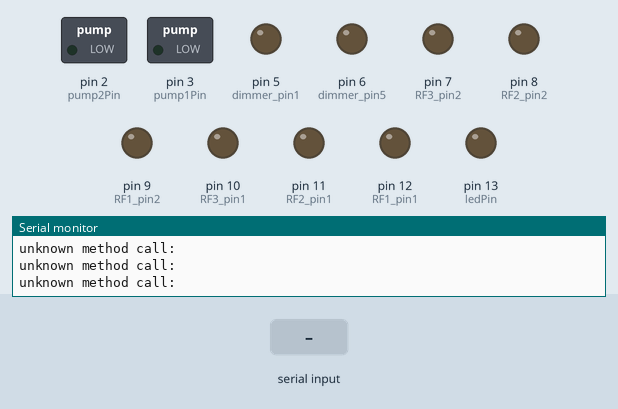
The sketch below on a simulated Arduino Uno, built with avr-gcc and run on an emulated ATmega328P. Parts: switched loads named in the sketch (green lamp = pin HIGH), output pins drawn as LEDs (lit = HIGH), the last lines printed to the serial monitor. Inputs (shaded band) come from the test bench.

Above: at 1.2 s.
1.3 s: "Blink\n" received over Serial
At 4.1 s:
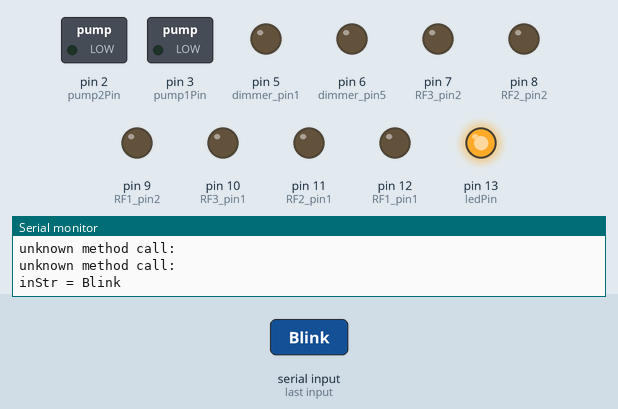
4.3 s: "Pump1On\n" received over Serial
At 6.8 s:
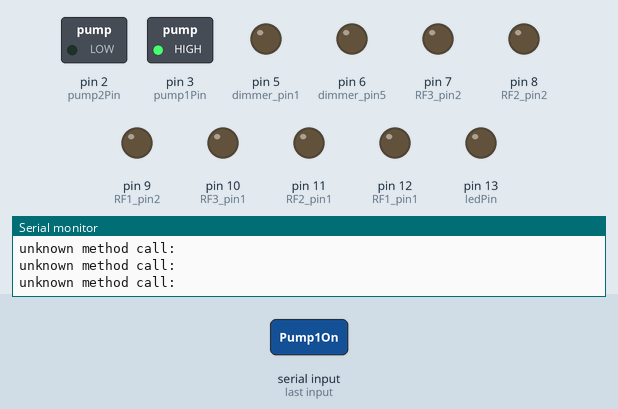
7.3 s: "RF1ON\n" received over Serial
At 8.3 s:
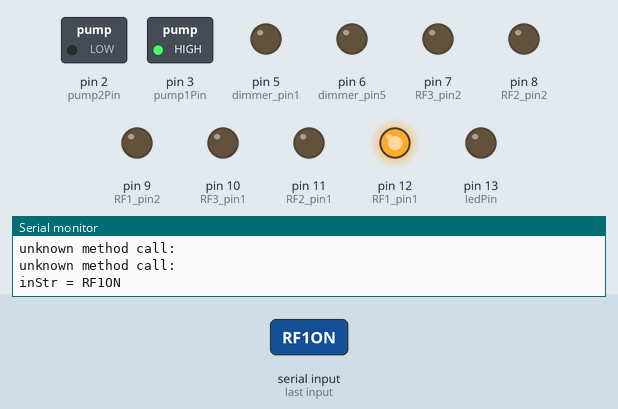
10.3 s: "Pump2On\n" received over Serial
At 11.5 s:
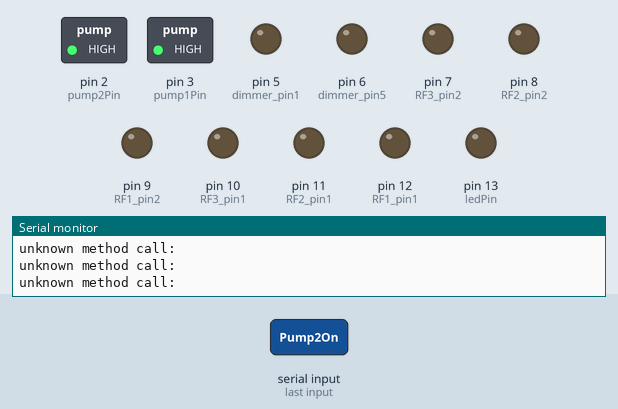
11.8 s: "Pump1Off\n" received over Serial
At 13.0 s:
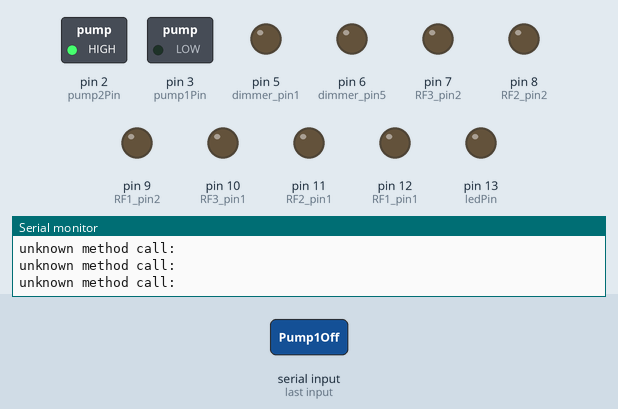
13.3 s: "RF1OFF\n" received over Serial
At 14.5 s:
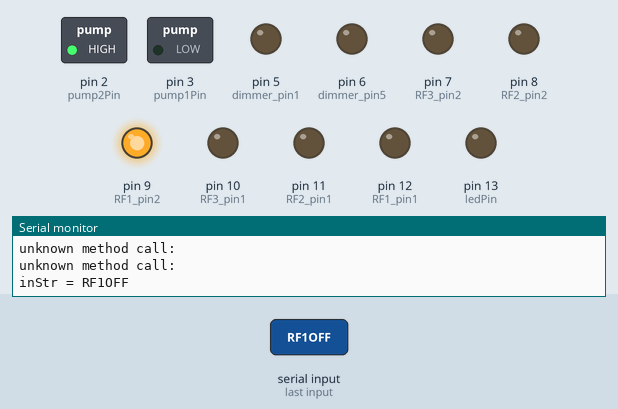
Timing chart, 0 to 16.3 s (numbered marks = the images above; inputs shaded):
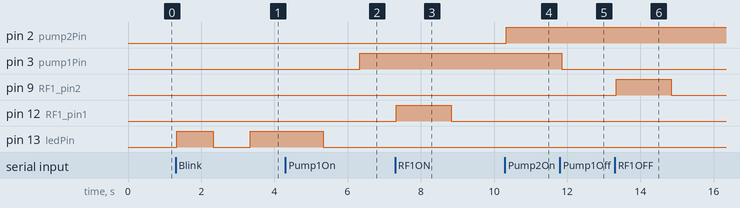

The sketch:

Alfr3duino.ino
```cpp
#include <Servo.h>

String inStr = "";  // variable to hold data received from pi
boolean inSrt_complete=false;
String content = "";
char character;

// Arduino Pins
int ledPin = 13;        // LED Pin

int pump1Pin = 3;       // Pump pin
int pump2Pin = 2;       // Pump pin
//int HygroPinA0 = 2;     // Analog input from Hygrometer - NOT WORKING
//int HygroPinD0 = 3;     // Digital input from Hygrometer

// RF1
boolean RF1 = false;
int RF1_pin1 = 12;      // RF1 control pin
int RF1_pin2 = 9;       // RF1 control pin

// RF2
boolean RF2 = false;
int RF2_pin1 = 11;      // RF2 control pin
int RF2_pin2 = 8;       // RF2 control pin

// RF3
boolean RF3 = false;
int RF3_pin1 = 10;      // RF3 control pin
int RF3_pin2 = 7;       // RF3 control pin

int clicks = 0;         // how many dimmer clicks do we have (MAX 21-24)
int brightness = 0;     // 0 - 100: {0, 20, 40, 60, 80, 100}
int dimmer_pin1 = 5;    // dimmer ON
//int dimmer_pin2 = 3;        // dimmer UP
//int dimmer_pin3 = 4;        // dimmer MIDDLE
//int dimmer_pin4 = 5;        // dimmer DOWN
int dimmer_pin5 = 6;    // dimmer OFF

// int analVal = 0;        // Variable to hold actual analog value received from Hygrometer
// int digVal = 0;         // Variable to hold actual digita value received from Hygrometer
// int soilHumidityD = 0;  // Variable to hold boolean (HIGH|LOW) moisture value
// int soilHumidityA = 0;  // Variable to hold analog (0-1024) moisture value

void setup() {
  Serial.begin(9600);      // opens serial port, sets data rate to 9600 bps
  pinMode(ledPin, OUTPUT);

  pinMode(pump1Pin, OUTPUT);
  pinMode(pump2Pin, OUTPUT);

  pinMode(RF1_pin1, OUTPUT);
  pinMode(RF1_pin2, OUTPUT);

  pinMode(RF2_pin1, OUTPUT);
  pinMode(RF2_pin2, OUTPUT);

  pinMode(RF3_pin1, OUTPUT);
  pinMode(RF3_pin2, OUTPUT);

  pinMode(dimmer_pin1, OUTPUT);
  pinMode(dimmer_pin5, OUTPUT);

  //pinMode(HygroPinA0, INPUT);
  //pinMode(HygroPinD0, INPUT);
}

void loop() {
  if(inStr.equals("Blink")){
    digitalWrite(ledPin,HIGH);
    delay(1000);
    digitalWrite(ledPin,LOW);
    delay(1000);
    digitalWrite(ledPin,HIGH);
    delay(1000);
    digitalWrite(ledPin,HIGH);
    delay(1000);
    digitalWrite(ledPin,LOW);
    delay(1000);
    Serial.println("Blinked");
  }
  else if (inStr.equals("Pump1On")){
    digitalWrite(pump1Pin,HIGH);
    Serial.println("Pump1 On");
  }
  else if (inStr.equals("Pump1Off")){
    digitalWrite(pump1Pin,LOW);
    Serial.println("Pump1 Off");
  }
  else if (inStr.equals("Pump2On")){
    digitalWrite(pump2Pin,HIGH);
    Serial.println("Pump2 On");
  }
  else if (inStr.equals("Pump2Off")){
    digitalWrite(pump2Pin,LOW);
    Serial.println("Pump2 Off");
  }
  else if (inStr.equals("RF1ON")){
    digitalWrite(RF1_pin1,HIGH);
    delay(1500);
    digitalWrite(RF1_pin1,LOW);
    Serial.println("RF1 On");
  }
  else if (inStr.equals("RF1OFF")){
    digitalWrite(RF1_pin2,HIGH);
    delay(1500);
    digitalWrite(RF1_pin2,LOW);
    Serial.println("RF1 Off");
  }
  else if (inStr.equals("RF2ON")){
    digitalWrite(RF2_pin1,HIGH);
    delay(1500);
    digitalWrite(RF2_pin1,LOW);
    Serial.println("RF2 On");
  }
  else if (inStr.equals("RF2OFF")){
    digitalWrite(RF2_pin2,HIGH);
    delay(1500);
    digitalWrite(RF2_pin2,LOW);
    Serial.println("RF2 Off");
  }
  else if (inStr.equals("RF3ON")){
    digitalWrite(RF3_pin1,HIGH);
    delay(1500);
    digitalWrite(RF3_pin1,LOW);
    Serial.println("RF3 On");
  }
  else if (inStr.equals("RF3OFF")){
    digitalWrite(RF3_pin2,HIGH);
    delay(1500);
    digitalWrite(RF3_pin2,LOW);
    Serial.println("RF3 Off");
  }
  else if (inStr.equals("LightsON")){
    digitalWrite(dimmer_pin1,HIGH);
    delay(3000);
    digitalWrite(dimmer_pin1,LOW);
    Serial.println("Lights On");
  }
  else if (inStr.equals("LightsOFF")){
    digitalWrite(dimmer_pin5,HIGH);
    delay(3000);
    digitalWrite(dimmer_pin5,LOW);
    Serial.println("Lights Off");
  }
  // else if (inStr.equals("Read Humidity A")){
  //   analVal = analogRead(A2);
  //   delay(1000);
  //   Serial.println("Analog Read = "+analVal);
  // }
  // else if (inStr.equals("Read Humidity D")){
  //   digVal = digitalRead(HygroPinD0);
  //   if (digVal == HIGH){
  //         soilHumidityD = LOW;
  //         Serial.println("Digital Read is HIGH");
  //         Serial.println("Soil Humidity is LOW");
  //   }
  //   else{
  //         soilHumidityD = HIGH;
  //         Serial.println("Digital Read is LOW");
  //         Serial.println("Soil Humidity is HIGH");
  //   }
  // }
  else{
    Serial.println("unknown method call: "+inStr);
  }

  inStr="";
}

void serialEvent(){
  while(Serial.available()>0) {
    character = Serial.read();
    if(character=='\n'){
      inStr=content;
      Serial.println("inStr = "+inStr);
      content="";
      return;
    }
    else{
      content.concat(character);
    }
  }

  if (content != "") {
    //Serial.println(content);
  }
}
```

Measured:
- after the input at 1.3 s, pin 13 (ledPin): LOW → HIGH at once, → LOW 1.0 s later, → HIGH 1.0 s later
- after the input at 4.3 s, pin 3 (pump1Pin): LOW → HIGH after 2.0 s
- after the input at 7.3 s, pin 12 (RF1_pin1): LOW → HIGH at once, → LOW 1.5 s later
- after the input at 10.3 s, pin 2 (pump2Pin): LOW → HIGH at once
- after the input at 11.8 s, pin 3 (pump1Pin): HIGH → LOW after 0.05 s
- after the input at 13.3 s, pin 9 (RF1_pin2): LOW → HIGH at once, → LOW 1.5 s later
